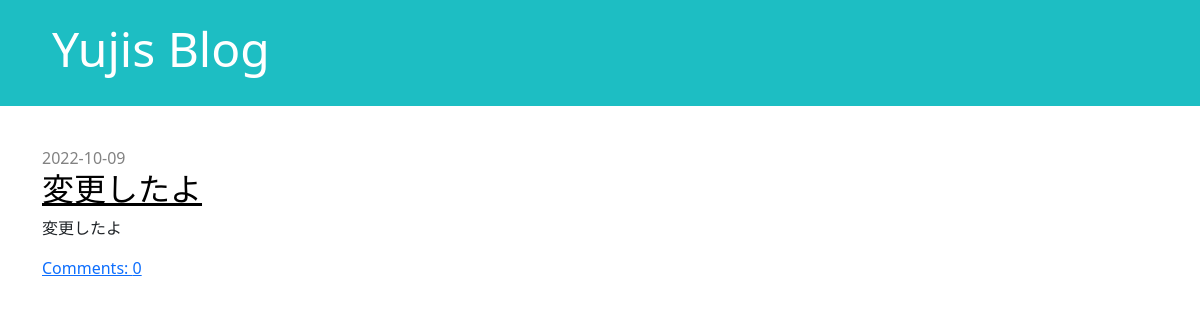
Before: / with the older database file.
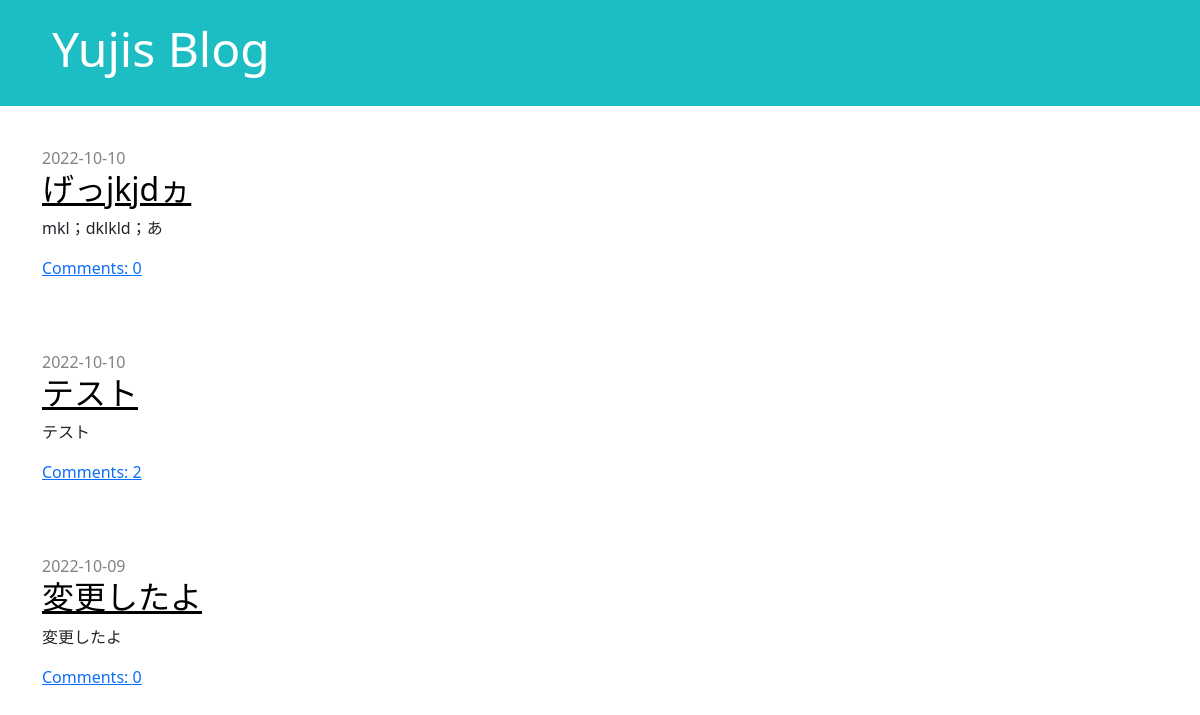
After: the same page with the newer database file.
### blog/models.py (models this page shows, shortened)
class Post(models.Model):
    author = models.ForeignKey(
        settings.AUTH_USER_MODEL, on_delete=models.CASCADE)
    title = models.CharField(max_length=200)
    text = models.TextField()
    created_date = models.DateTimeField(default=timezone.now)
    published_date = models.DateTimeField(blank=True, null=True)

### blog/views.py (the view)
# urls.py: path('', views.post_list, name='post_list'),
def post_list(request):
    posts = Post.objects.filter(published_date__lte=timezone.now()).order_by('-published_date')
    return render(request, 'blog/post_list.html', {'posts': posts})

### blog/templates/blog/post_list.html
{% extends 'blog/base.html' %}
{% block content %}
    {% for post in posts %}
        <article class="post">
            <time class="date">
                {{ post.published_date|date:"Y-m-d" }}
            </time>
            <h2><a href="{% url 'post_detail' pk=post.pk %}">{{ post.title }}</a></h2>
            <p>{{ post.text|linebreaksbr }}</p>
            <a href="{% url 'post_detail' pk=post.pk %}">Comments: {{ post.comments.count }}</a>
        </article>
    {% endfor %}
{% endblock %}

Changed rows visible on the page:
added Post: published_date "2022-10-10", title "げっjkjdヵ", text "mkl；dklkld；あ", comments.count "0"
now on this page (row edited): Post: published_date "2022-10-10", title "テスト", text "テスト", comments.count "2"
